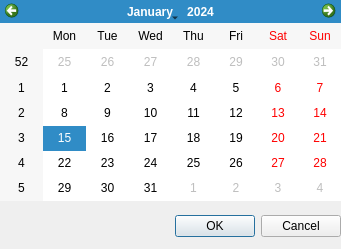
<?xml version="1.0" encoding="UTF-8"?>
<ui version="4.0">
 <class>Dialog</class>
 <widget class="QDialog" name="Dialog">
  <property name="geometry">
   <rect>
    <x>0</x>
    <y>0</y>
    <width>341</width>
    <height>249</height>
   </rect>
  </property>
  <property name="windowTitle">
   <string>Dialog</string>
  </property>
  <widget class="QDialogButtonBox" name="buttonBox">
   <property name="geometry">
    <rect>
     <x>10</x>
     <y>210</y>
     <width>331</width>
     <height>32</height>
    </rect>
   </property>
   <property name="orientation">
    <enum>Qt::Horizontal</enum>
   </property>
   <property name="standardButtons">
    <set>QDialogButtonBox::Cancel|QDialogButtonBox::Ok</set>
   </property>
  </widget>
  <widget class="QCalendarWidget" name="calendarWidget">
   <property name="geometry">
    <rect>
     <x>0</x>
     <y>0</y>
     <width>341</width>
     <height>201</height>
    </rect>
   </property>
   <property name="styleSheet">
    <string notr="true"/>
   </property>
  </widget>
 </widget>
 <resources/>
 <connections>
  <connection>
   <sender>buttonBox</sender>
   <signal>accepted()</signal>
   <receiver>Dialog</receiver>
   <slot>accept()</slot>
   <hints>
    <hint type="sourcelabel">
     <x>248</x>
     <y>254</y>
    </hint>
    <hint type="destinationlabel">
     <x>157</x>
     <y>274</y>
    </hint>
   </hints>
  </connection>
  <connection>
   <sender>buttonBox</sender>
   <signal>rejected()</signal>
   <receiver>Dialog</receiver>
   <slot>reject()</slot>
   <hints>
    <hint type="sourcelabel">
     <x>316</x>
     <y>260</y>
    </hint>
    <hint type="destinationlabel">
     <x>286</x>
     <y>274</y>
    </hint>
   </hints>
  </connection>
 </connections>
</ui>
